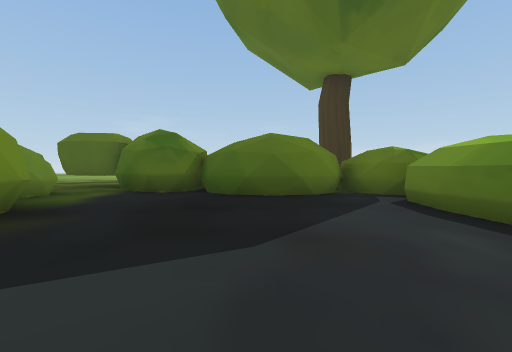
[1] (above)

24 first-person views from a walk through a scene from a Unity 3-D project. The camera is 1.2 m above the floor, tilts 2° down and sees 90° across. The floor is counted in squares, 2 m on a side. Each view is taken from the middle of a square. On the plan, view 1 faces up. The plan holds only what a view shows up to about 9 squares ahead; the rest is blank. The place goes on beyond the plan. The player character is not drawn. Some surface patterns are stand-ins.

[2]
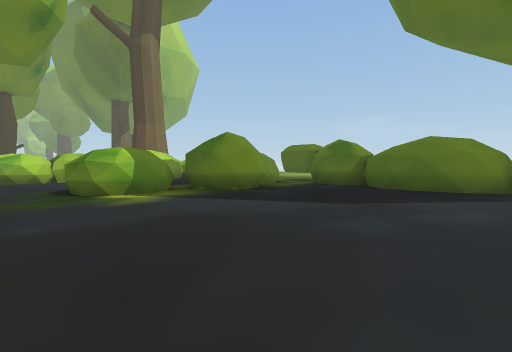

[3]
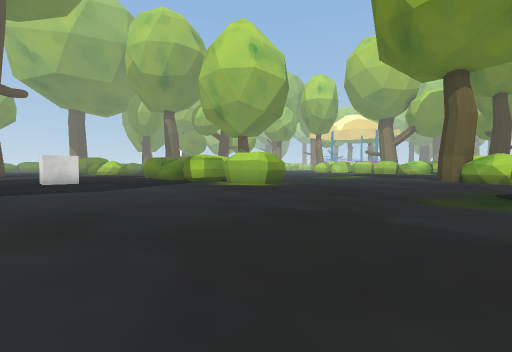

[4]
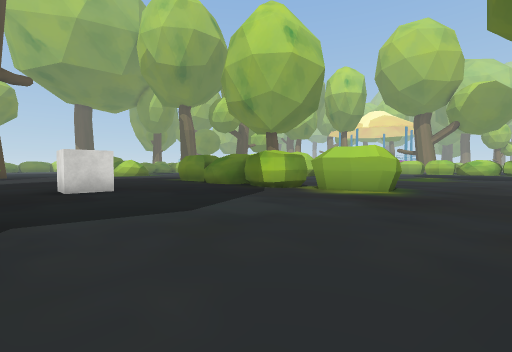

[5]
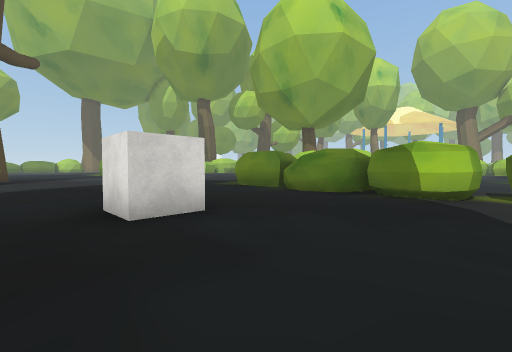

[6]
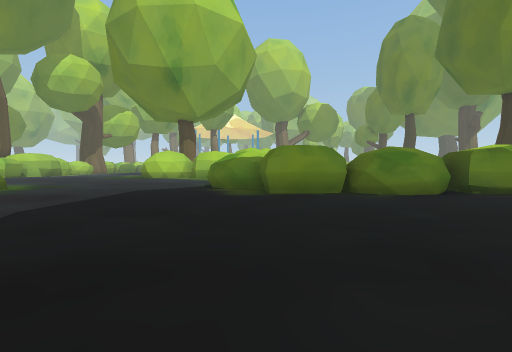

[7]
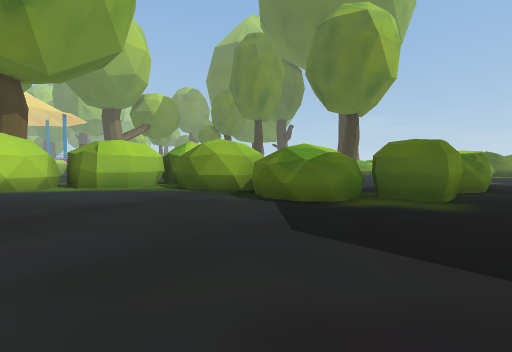

[8]
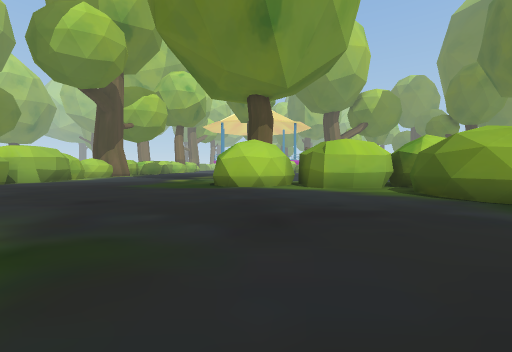

[9]
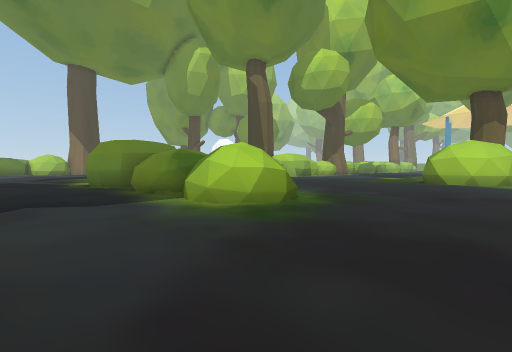

[10]
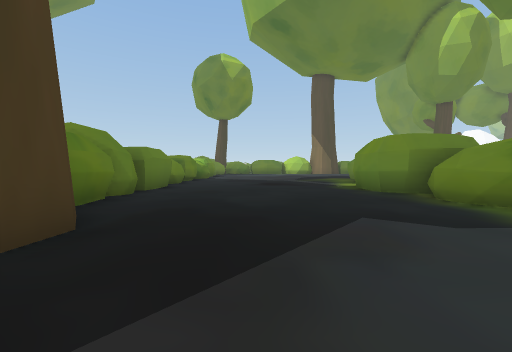

[11]
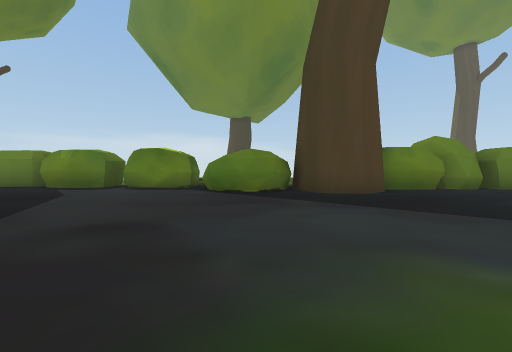

[12]
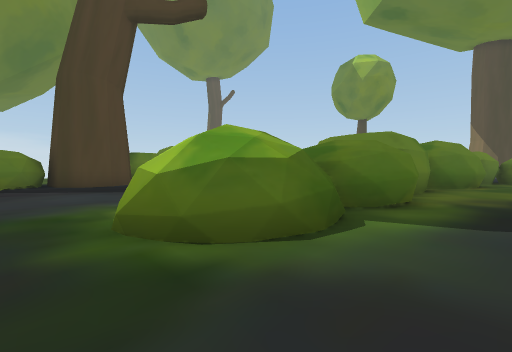

[13]
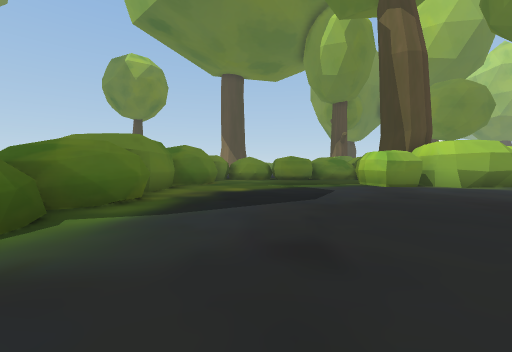

[14]
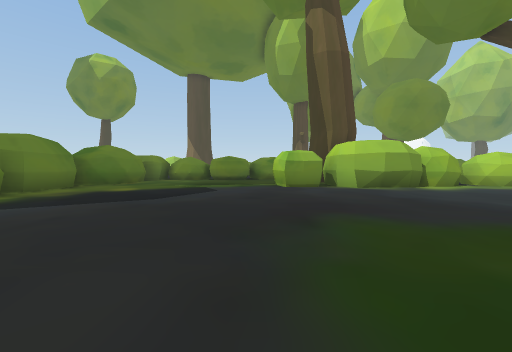

[15]
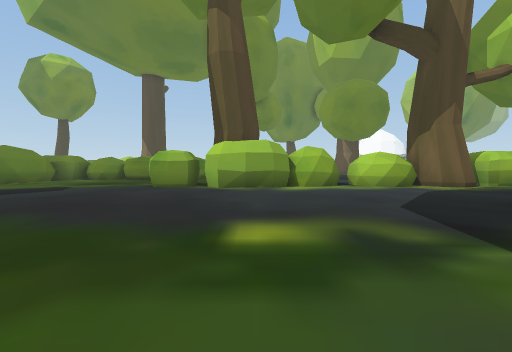

[16]
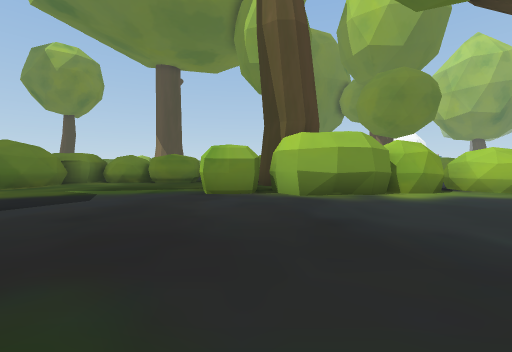

[17]
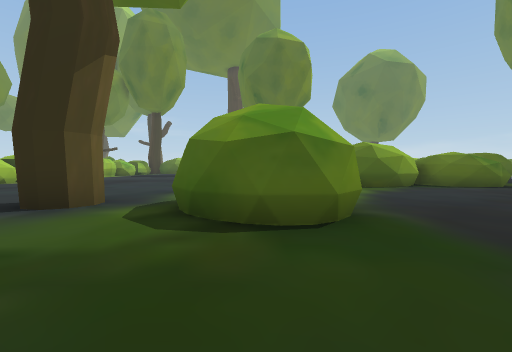

[18]
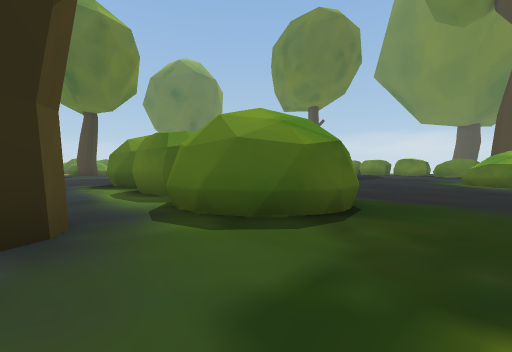

[19]
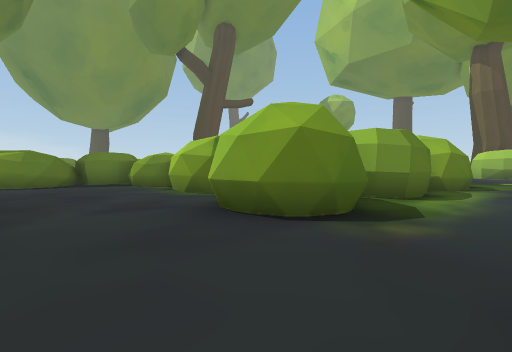

[20]
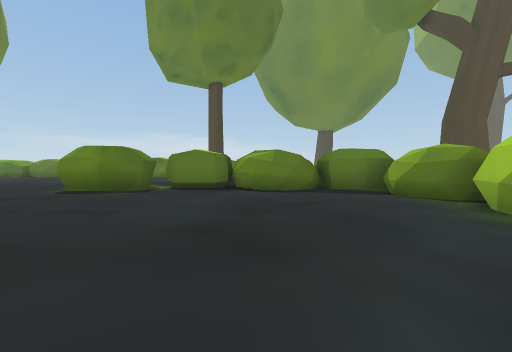

[21]
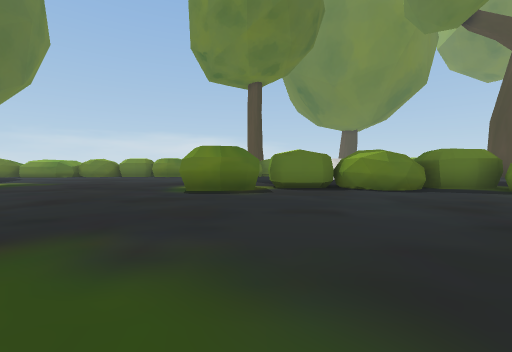

[22]
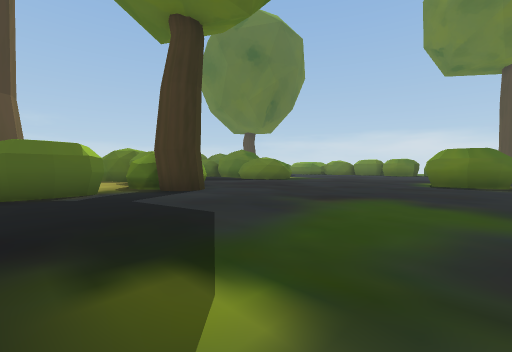

[23]
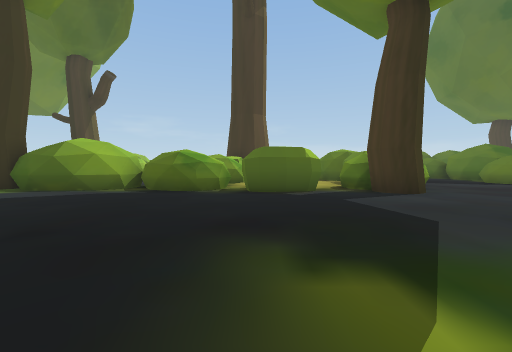

[24]
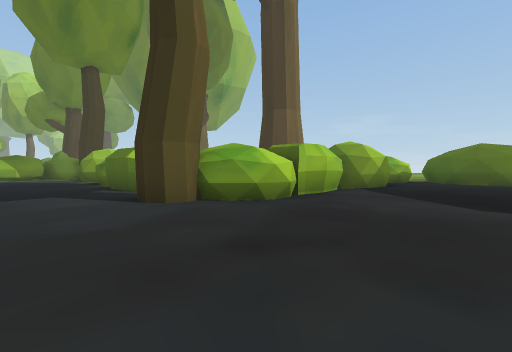

### Floor plan
Key: @ floor where view 1 was taken; # wall or solid block; . floor; T tree; C cube.
Columns run from 19 left of view 1 to 4 right of it. Each row starts with its distance up from view 1.
  8                #
  7            ########  #
  6           ... #.#######
  5          .... #.......#
  4          #... ##......#
  3          #...  ##.....#
  2          #....###.....
  1          #... ##......
  0       .. #...###...@..
 -1 ##    .###....#.......
 -2 ######.##.............
 -3 ....##.TT.............
 -4 ......................
 -5 ......................
 -6  .....................
 -7   ............#.......
 -8    ...........##......
 -9     ..........##......
-10         ......##......
-11         ......##......
-12     ..........##......
-13     ..........##....C.
-14     ..##......##...... #
-15     ..#  ##.####.......#
-16  .....##########.......#
-17  .....#########........#
-18 ......###..............#
-19 ......###..............#
-20  ....###...............#
-21   .#.###..............##
-22    ...##..............#
-23    ...........##......#
-24   ............##.....##
-25  .............##.....##
-26 ..............##......#
-27 ..............###.....#
-28 ..............###.....#
-29 ..............###.....#
-30 #.######......###.....#
-31 ###  ###.....## ......#
-32      #. .....#   ..
-33      ## .....#

Positions as (right, up) in squares from view 1, and headings:
1: (0, 0), facing up
2: (2, -2), facing up-left
3: (2, -1), facing down-left
4: (2, -5), facing down-left
5: (2, -9), facing down-left
6: (2, -16), facing left
7: (-3, -21), facing up-left
8: (-4, -21), facing left
9: (-1, -20), facing down-left
10: (0, -22), facing down
11: (-4, -22), facing right
12: (-7, -22), facing down-right
13: (-8, -22), facing down
14: (-11, -22), facing down
15: (-15, -22), facing down
16: (-13, -24), facing down
17: (-13, -25), facing up
18: (-16, -24), facing up-right
19: (-15, -12), facing down-right
20: (-12, -12), facing right
21: (-12, -9), facing right
22: (-15, -9), facing up-right
23: (-15, -9), facing up
24: (-7, -5), facing up-left
